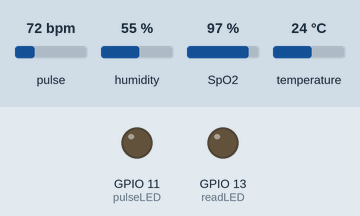
The sketch below on a simulated ESP32. Shown: output pins drawn as LEDs (lit = HIGH). Dashed ring = blinking. The inputs (shaded band) are chosen by the test bench; at power-on: pulse 72 bpm, humidity 55 %, SpO2 97 %, temperature 24 °C. WiFi joins after 1.5 s; servers stay silent unless stated; uploads are accepted with an empty reply; what the sketch prints to the serial monitor is not drawn.

Above: at 2.6 s.
At 3.6 s:
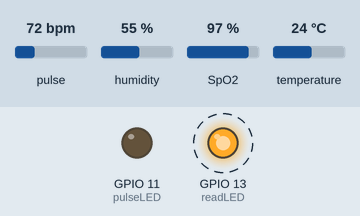
Timing chart, 0 to 5.4 s (numbered marks = the images above):
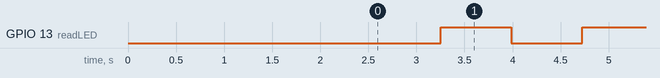

The sketch:

all_sensor.ino
```cpp
#include <WiFi.h>
#include <HTTPClient.h>
#include <Wire.h>
#include "MAX30105.h"
#include "spo2_algorithm.h"
MAX30105 particleSensor;
#define MAX_BRIGHTNESS 255
#if defined(__AVR_ATmega328P__) || defined(__AVR_ATmega168__)
uint16_t irBuffer[100];  // infrared LED sensor data
uint16_t redBuffer[100]; // red LED sensor data
#else
uint32_t irBuffer[100];  // infrared LED sensor data
uint32_t redBuffer[100]; // red LED sensor data
#endif
int32_t bufferLength;  // data length
int32_t spo2;          // SPO2 value
int8_t validSPO2;      // indicator to show if the SPO2 calculation is valid
int32_t heartRate;     // heart rate value
int8_t validHeartRate; // indicator to show if the heart rate calculation is valid
#include <DHT11.h>
int pin = 4;
DHT11 dht11(pin);
byte pulseLED = 11; // Must be on PWM pin
byte readLED = 13;  // Blinks with each data read
const char *ssid = "V20_1263";
const char *password = "gh8059936";
String address = "http://192.168.171.197:5026/insert";

String result = "";
HTTPClient http;
void setup()
{
  Serial.begin(115200);
  WiFi.begin(ssid, password);
  while (WiFi.status() != WL_CONNECTED)
  {
    delay(1000);
    Serial.println("Connecting to WiFi..");
  }
  Serial.println("Connected to the WiFi network");
  pinMode(pulseLED, OUTPUT);
  pinMode(readLED, OUTPUT);
  pinMode(25, INPUT); // Setup for leads off detection LO +
  pinMode(26, INPUT); // Setup for leads off detection LO -
  pinMode(17, INPUT); // Setup for leads off detection LO +
  pinMode(16, INPUT); // Setup for leads off detection LO -
  // Initialize sensor
  if (!particleSensor.begin(Wire, I2C_SPEED_FAST)) // Use default I2C port, 400kHz speed
  {
    Serial.println(F("MAX30105 was not found. Please check wiring/power."));
    while (1)
      ;
  }

  byte ledBrightness = 60; // Options: 0=Off to 255=50mA
  byte sampleAverage = 1;  // Options: 1, 2, 4, 8, 16, 32
  byte ledMode = 2;        // Options: 1 = Red only, 2 = Red + IR, 3 = Red + IR + Green
  byte sampleRate = 100;   // Options: 50, 100, 200, 400, 800, 1000, 1600, 3200
  int pulseWidth = 411;    // Options: 69, 118, 215, 411
  int adcRange = 4096;     // Options: 2048, 4096, 8192, 16384
  particleSensor.setup(ledBrightness, sampleAverage, ledMode, sampleRate, pulseWidth, adcRange);
}
void loop()
{
  int sensorValue1 = analogRead(36); // ECG
  int sensorValue2 = analogRead(34); // EMG
  bufferLength = 100;                // buffer length of 100 stores 4 seconds of samples running at 25sps
  // read the first 100 samples, and determine the signal range
  for (byte i = 0; i < bufferLength; i++)
  {
    while (particleSensor.available() == false) // do we have new data?
      particleSensor.check();                   // Check the sensor for new data
    redBuffer[i] = particleSensor.getRed();
    irBuffer[i] = particleSensor.getIR();
    particleSensor.nextSample(); // We're finished with this sample so move to next sample
  }
  maxim_heart_rate_and_oxygen_saturation(irBuffer, bufferLength, redBuffer, &spo2, &validSPO2, &heartRate, &validHeartRate);
  while (1)
  {
    // dumping the first 25 sets of samples in the memory and shift the last 75 sets of samples to the top
    for (byte i = 25; i < 100; i++)
    {
      redBuffer[i - 25] = redBuffer[i];
      irBuffer[i - 25] = irBuffer[i];
    }
    // take 25 sets of samples before calculating the heart rate.
    for (byte i = 75; i < 100; i++)
    {
      while (particleSensor.available() == false)   // do we have new data?
        particleSensor.check();                     // Check the sensor for new data
      digitalWrite(readLED, !digitalRead(readLED)); // Blink onboard LED with every data read
      redBuffer[i] = particleSensor.getRed();
      irBuffer[i] = particleSensor.getIR();
      particleSensor.nextSample(); // We're finished with this sample so move to next sample
      int err;
      float temp, humi;
      if ((err = dht11.read(humi, temp)) == 0)
      {
      }
      if ((WiFi.status() == WL_CONNECTED))
      { // Check the current connection status
        String result = address + "?" + "data1=" + "1" + "&data2=" + "2" + "&data3=" + "3" + "&data4=" + "4" + "&data5=" + "5" + "&data6=" + "6" + "&data7=" + "7";
        http.begin(result);
        int httpCode = http.GET();
        if (httpCode > 0)
        {
          //      Serial.println(httpCode);
          String result = http.getString();
          Serial.println(result);
          http.end();
        }
        else
        {
          Serial.println("Error on HTTP request");
        }
        delay(500);
      }
      maxim_heart_rate_and_oxygen_saturation(irBuffer, bufferLength, redBuffer, &spo2, &validSPO2, &heartRate, &validHeartRate);
    }
  }
}
```

Measured:
- by itself, GPIO 13 (readLED): alternates HIGH for 0.74 s and LOW for 0.74 s
